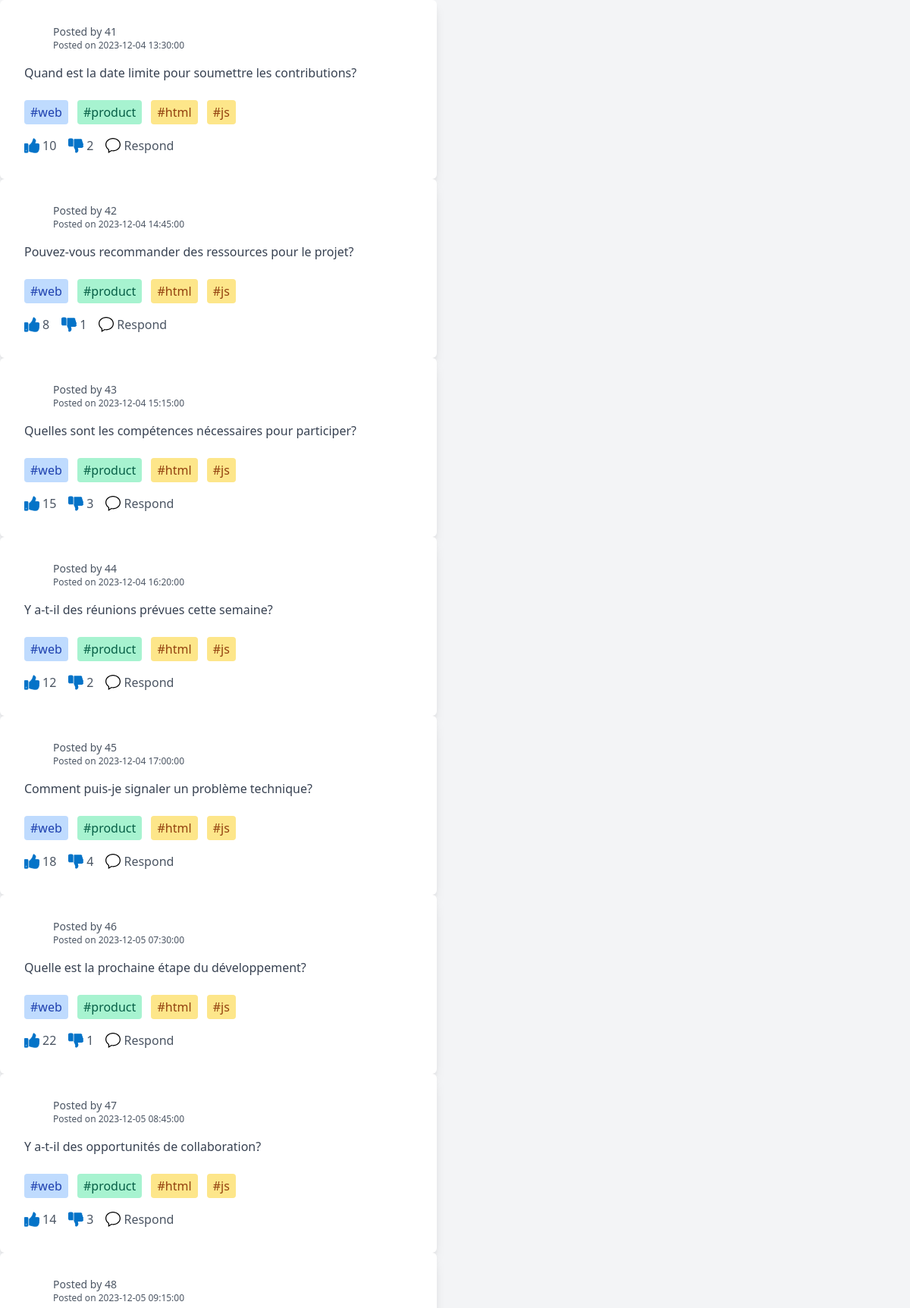
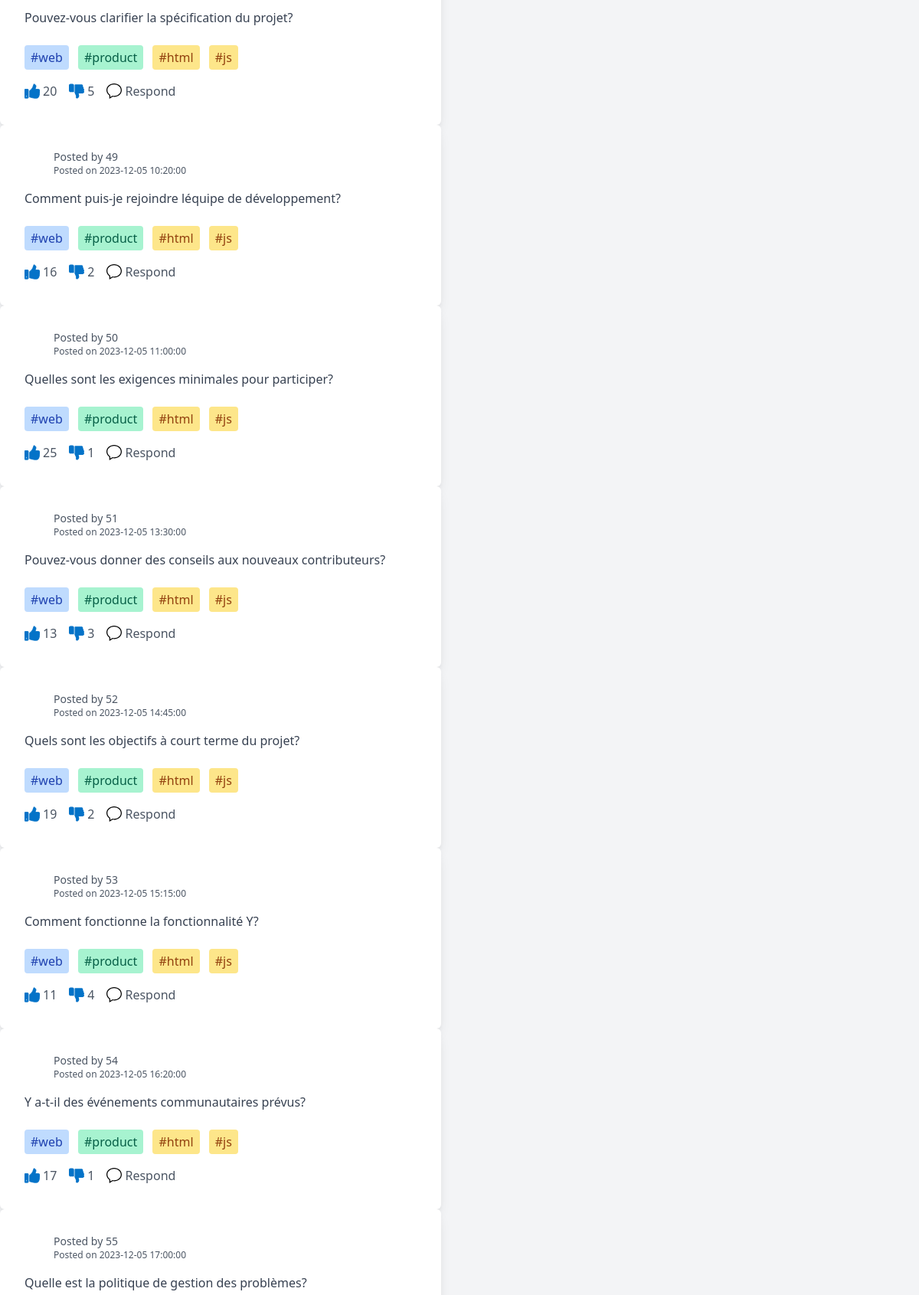
The app's page /Pages/question.php (upper part) with its own data (2 pictures, top to bottom).
### tables this page shows
CREATE TABLE `question` (
  `question_id` int(11) NOT NULL,
  `user_id` int(11) DEFAULT NULL,
  `Id_Project` int(11) DEFAULT NULL,
  `question_text` text NOT NULL,
  `likes` int(11) DEFAULT 0,
  `dislikes` int(11) DEFAULT 0,
  `created_at` timestamp NOT NULL DEFAULT current_timestamp(),
  `archived` tinyint(1) DEFAULT 0
);

### Pages/question.php (the view, shortened to what this page needs)
<!DOCTYPE html>
<html lang="en">
<head>
    <link href="https://cdn.jsdelivr.net/npm/tailwindcss@2.2.19/dist/tailwind.min.css" rel="stylesheet">
</head>
<body class="bg-gray-100 min-h-screen flex-col items-center justify-center">
    <?php
    $conn = new mysqli("localhost", "root", "", "dataware_db");
    $sql = "SELECT * FROM question";
    $result = $conn->query($sql);
    if ($result->num_rows > 0) {
        while ($row = $result->fetch_assoc()) {
            ?>
            <div class="  max-w-xl bg-white p-8 rounded-md shadow-lg">
                <div class="flex items-center text-gray-600 mb-4">
                    <div class="flex-shrink-0">
                        <svg width="30px" height="30px" viewBox="0 0 20 20" version="1.1" xmlns="http://www.w3.org/2000/svg"
                            xmlns:xlink="http://www.w3.org/1999/xlink" fill="#17d924" stroke="#17d924">
                        </svg>
                    </div>
                    <div class="ml-2">
                        <p class="text-sm">Posted by
                            <?php echo $row['user_id']; ?>
                        </p>
                        <p class="text-xs">Posted on
                            <?php echo $row['created_at']; ?>
                        </p>
                    </div>
                </div>
                <div class="mb-6">
                    <p class="text-gray-700">
                        <?php echo $row['question_text']; ?>
                    </p>
                </div>
                <div class="mb-4">
                    <span class="inline-block bg-blue-200 text-blue-800 py-1 px-2 rounded mr-2">#web</span>
                    <span class="inline-block bg-green-200 text-green-800 py-1 px-2 rounded mr-2">#product</span>
                    <span class="inline-block bg-yellow-200 text-yellow-800 py-1 px-2 rounded mr-2">#html</span>
                    <span class="inline-block bg-yellow-200 text-yellow-800 py-1 px-2 rounded mr-2">#js</span>
                </div>
                <div class="flex items-center space-x-4">
                    <button class="flex items-center text-gray-600 hover:text-blue-500">
                        <span class="ml-1"><?php echo $row['likes']; ?></span>
                    </button>
                    <button class="flex items-center text-gray-600 hover:text-red-500">
                        <span class="ml-1"><?php echo $row['dislikes']; ?></span>
                    </button>
                    <button class="flex items-center text-gray-600 hover:text-green-500">
                        <span class="ml-1">Respond</span>
                    </button>
                </div>
            </div>
            <?php
        }
    } else {
        echo "Aucune question trouvée.";
    }
    ?>
</body>
</html>

### records on screen
question: user "41", created_at "2023-12-04 13:30:00", question_text "Quand est la date limite pour soumettre les contributions?", likes "10", dislikes "2"
question: user "42", created_at "2023-12-04 14:45:00", question_text "Pouvez-vous recommander des ressources pour le projet?", likes "8", dislikes "1"
question: user "43", created_at "2023-12-04 15:15:00", question_text "Quelles sont les compétences nécessaires pour participer?", likes "15", dislikes "3"
question: user "44", created_at "2023-12-04 16:20:00", question_text "Y a-t-il des réunions prévues cette semaine?", likes "12", dislikes "2"
question: user "45", created_at "2023-12-04 17:00:00", question_text "Comment puis-je signaler un problème technique?", likes "18", dislikes "4"
question: user "46", created_at "2023-12-05 07:30:00", question_text "Quelle est la prochaine étape du développement?", likes "22", dislikes "1"
question: user "47", created_at "2023-12-05 08:45:00", question_text "Y a-t-il des opportunités de collaboration?", likes "14", dislikes "3"
question: user "48", created_at "2023-12-05 09:15:00", question_text "Pouvez-vous clarifier la spécification du projet?", likes "20", dislikes "5"
question: user "49", created_at "2023-12-05 10:20:00", question_text "Comment puis-je rejoindre léquipe de développement?", likes "16", dislikes "2"
question: user "50", created_at "2023-12-05 11:00:00", question_text "Quelles sont les exigences minimales pour participer?", likes "25", dislikes "1"
question: user "51", created_at "2023-12-05 13:30:00", question_text "Pouvez-vous donner des conseils aux nouveaux contributeurs?", likes "13", dislikes "3"
question: user "52", created_at "2023-12-05 14:45:00", question_text "Quels sont les objectifs à court terme du projet?", likes "19", dislikes "2"
question: user "53", created_at "2023-12-05 15:15:00", question_text "Comment fonctionne la fonctionnalité Y?", likes "11", dislikes "4"
question: user "54", created_at "2023-12-05 16:20:00", question_text "Y a-t-il des événements communautaires prévus?", likes "17", dislikes "1"
question: user "55", created_at "2023-12-05 17:00:00", question_text "Quelle est la politique de gestion des problèmes?"
